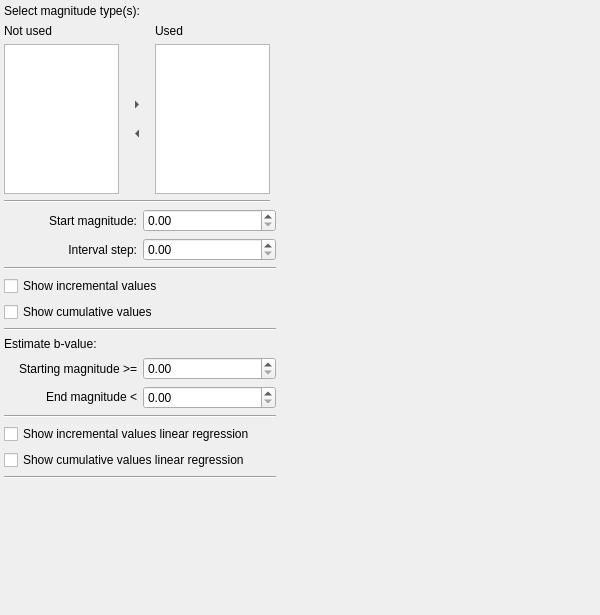
<?xml version="1.0" encoding="UTF-8"?>
<ui version="4.0">
 <class>GutenbergRichterWidget</class>
 <widget class="QWidget" name="GutenbergRichterWidget">
  <property name="geometry">
   <rect>
    <x>0</x>
    <y>0</y>
    <width>600</width>
    <height>615</height>
   </rect>
  </property>
  <property name="windowTitle">
   <string>GutenbergRichterWidget</string>
  </property>
  <layout class="QGridLayout" name="gridLayout">
   <property name="margin">
    <number>4</number>
   </property>
   <item row="0" column="0">
    <widget class="QWidget" name="widget" native="true">
     <property name="sizePolicy">
      <sizepolicy hsizetype="Minimum" vsizetype="Expanding">
       <horstretch>0</horstretch>
       <verstretch>0</verstretch>
      </sizepolicy>
     </property>
     <layout class="QGridLayout" name="gridLayout_7">
      <property name="margin">
       <number>0</number>
      </property>
      <item row="10" column="0" colspan="2">
       <layout class="QGridLayout" name="gridLayout_4">
        <item row="0" column="0">
         <widget class="QLabel" name="label_5">
          <property name="sizePolicy">
           <sizepolicy hsizetype="Minimum" vsizetype="Minimum">
            <horstretch>0</horstretch>
            <verstretch>0</verstretch>
           </sizepolicy>
          </property>
          <property name="text">
           <string>Starting magnitude &gt;=</string>
          </property>
          <property name="alignment">
           <set>Qt::AlignRight|Qt::AlignTrailing|Qt::AlignVCenter</set>
          </property>
         </widget>
        </item>
        <item row="0" column="1">
         <widget class="QDoubleSpinBox" name="doubleSpinBoxBStart">
          <property name="sizePolicy">
           <sizepolicy hsizetype="Minimum" vsizetype="Minimum">
            <horstretch>0</horstretch>
            <verstretch>0</verstretch>
           </sizepolicy>
          </property>
          <property name="toolTip">
           <string>&lt;html&gt;&lt;head/&gt;&lt;body&gt;&lt;p&gt;Interact here and change the default plotting and calculation start magnitude value when estimating the B value&lt;/p&gt;&lt;/body&gt;&lt;/html&gt;</string>
          </property>
         </widget>
        </item>
       </layout>
      </item>
      <item row="6" column="0" colspan="2">
       <widget class="QCheckBox" name="checkBoxShowInc">
        <property name="sizePolicy">
         <sizepolicy hsizetype="Minimum" vsizetype="Minimum">
          <horstretch>0</horstretch>
          <verstretch>0</verstretch>
         </sizepolicy>
        </property>
        <property name="toolTip">
         <string>&lt;html&gt;&lt;head/&gt;&lt;body&gt;&lt;p&gt;Show/hide incremental values on the graph&lt;/p&gt;&lt;/body&gt;&lt;/html&gt;</string>
        </property>
        <property name="text">
         <string>Show incremental values</string>
        </property>
       </widget>
      </item>
      <item row="5" column="0" colspan="2">
       <widget class="Line" name="line_2">
        <property name="orientation">
         <enum>Qt::Horizontal</enum>
        </property>
       </widget>
      </item>
      <item row="4" column="0" colspan="2">
       <layout class="QGridLayout" name="gridLayout_3">
        <item row="0" column="0">
         <widget class="QLabel" name="label">
          <property name="sizePolicy">
           <sizepolicy hsizetype="Minimum" vsizetype="Minimum">
            <horstretch>0</horstretch>
            <verstretch>0</verstretch>
           </sizepolicy>
          </property>
          <property name="text">
           <string>Start magnitude:</string>
          </property>
          <property name="alignment">
           <set>Qt::AlignRight|Qt::AlignTrailing|Qt::AlignVCenter</set>
          </property>
         </widget>
        </item>
        <item row="0" column="1">
         <widget class="QDoubleSpinBox" name="doubleSpinBoxStartMag">
          <property name="sizePolicy">
           <sizepolicy hsizetype="Minimum" vsizetype="Minimum">
            <horstretch>0</horstretch>
            <verstretch>0</verstretch>
           </sizepolicy>
          </property>
          <property name="toolTip">
           <string>&lt;html&gt;&lt;head/&gt;&lt;body&gt;&lt;p&gt;Interact here and change the default plotting and calculation start magnitude value&lt;/p&gt;&lt;/body&gt;&lt;/html&gt;</string>
          </property>
         </widget>
        </item>
        <item row="1" column="0">
         <widget class="QLabel" name="label_2">
          <property name="sizePolicy">
           <sizepolicy hsizetype="Minimum" vsizetype="Minimum">
            <horstretch>0</horstretch>
            <verstretch>0</verstretch>
           </sizepolicy>
          </property>
          <property name="text">
           <string>Interval step:</string>
          </property>
          <property name="alignment">
           <set>Qt::AlignRight|Qt::AlignTrailing|Qt::AlignVCenter</set>
          </property>
         </widget>
        </item>
        <item row="1" column="1">
         <widget class="QDoubleSpinBox" name="doubleSpinBoxInterval">
          <property name="sizePolicy">
           <sizepolicy hsizetype="Minimum" vsizetype="Minimum">
            <horstretch>0</horstretch>
            <verstretch>0</verstretch>
           </sizepolicy>
          </property>
          <property name="toolTip">
           <string>&lt;html&gt;&lt;head/&gt;&lt;body&gt;&lt;p&gt;Interact here and change the default interval between bars when plotting&lt;/p&gt;&lt;/body&gt;&lt;/html&gt;</string>
          </property>
         </widget>
        </item>
       </layout>
      </item>
      <item row="2" column="0">
       <layout class="QGridLayout" name="gridLayout_9">
        <item row="0" column="0">
         <widget class="QLabel" name="label_10">
          <property name="sizePolicy">
           <sizepolicy hsizetype="Preferred" vsizetype="Preferred">
            <horstretch>0</horstretch>
            <verstretch>0</verstretch>
           </sizepolicy>
          </property>
          <property name="text">
           <string>Not used</string>
          </property>
         </widget>
        </item>
        <item row="0" column="2">
         <widget class="QLabel" name="label_11">
          <property name="sizePolicy">
           <sizepolicy hsizetype="Preferred" vsizetype="Preferred">
            <horstretch>0</horstretch>
            <verstretch>0</verstretch>
           </sizepolicy>
          </property>
          <property name="text">
           <string>Used</string>
          </property>
          <property name="alignment">
           <set>Qt::AlignLeading|Qt::AlignLeft|Qt::AlignVCenter</set>
          </property>
         </widget>
        </item>
        <item row="1" column="0" rowspan="4">
         <widget class="QListWidget" name="listWidgetAvailable">
          <property name="sizePolicy">
           <sizepolicy hsizetype="Minimum" vsizetype="Minimum">
            <horstretch>0</horstretch>
            <verstretch>0</verstretch>
           </sizepolicy>
          </property>
          <property name="maximumSize">
           <size>
            <width>115</width>
            <height>150</height>
           </size>
          </property>
          <property name="sizeIncrement">
           <size>
            <width>0</width>
            <height>0</height>
           </size>
          </property>
          <property name="toolTip">
           <string>&lt;html&gt;&lt;head/&gt;&lt;body&gt;&lt;p&gt;Magnitude types not to use when plotting graph(s)&lt;/p&gt;&lt;/body&gt;&lt;/html&gt;</string>
          </property>
          <property name="frameShadow">
           <enum>QFrame::Plain</enum>
          </property>
         </widget>
        </item>
        <item row="1" column="2" rowspan="4">
         <widget class="QListWidget" name="listWidgetSelected">
          <property name="sizePolicy">
           <sizepolicy hsizetype="Minimum" vsizetype="Minimum">
            <horstretch>0</horstretch>
            <verstretch>0</verstretch>
           </sizepolicy>
          </property>
          <property name="maximumSize">
           <size>
            <width>115</width>
            <height>150</height>
           </size>
          </property>
          <property name="sizeIncrement">
           <size>
            <width>0</width>
            <height>0</height>
           </size>
          </property>
          <property name="toolTip">
           <string>&lt;html&gt;&lt;head/&gt;&lt;body&gt;&lt;p&gt;Magnitude types to use when plotting graph(s)&lt;/p&gt;&lt;/body&gt;&lt;/html&gt;</string>
          </property>
          <property name="frameShadow">
           <enum>QFrame::Plain</enum>
          </property>
         </widget>
        </item>
        <item row="2" column="1">
         <widget class="QToolButton" name="toolButtonAddMag">
          <property name="maximumSize">
           <size>
            <width>30</width>
            <height>16777215</height>
           </size>
          </property>
          <property name="toolTip">
           <string>&lt;html&gt;&lt;head/&gt;&lt;body&gt;&lt;p&gt;Click here to add selected 'not used' magnitude to 'used' colmun&lt;/p&gt;&lt;/body&gt;&lt;/html&gt;</string>
          </property>
          <property name="text">
           <string/>
          </property>
          <property name="popupMode">
           <enum>QToolButton::InstantPopup</enum>
          </property>
          <property name="autoRaise">
           <bool>true</bool>
          </property>
          <property name="arrowType">
           <enum>Qt::RightArrow</enum>
          </property>
         </widget>
        </item>
        <item row="3" column="1">
         <widget class="QToolButton" name="toolButtonRemoveMag">
          <property name="maximumSize">
           <size>
            <width>30</width>
            <height>16777215</height>
           </size>
          </property>
          <property name="toolTip">
           <string>&lt;html&gt;&lt;head/&gt;&lt;body&gt;&lt;p&gt;Click here to add selected 'used' magnitude to 'not used' colmun&lt;/p&gt;&lt;/body&gt;&lt;/html&gt;</string>
          </property>
          <property name="text">
           <string/>
          </property>
          <property name="autoRaise">
           <bool>true</bool>
          </property>
          <property name="arrowType">
           <enum>Qt::LeftArrow</enum>
          </property>
         </widget>
        </item>
       </layout>
      </item>
      <item row="12" column="0" colspan="2">
       <widget class="Line" name="line_7">
        <property name="sizePolicy">
         <sizepolicy hsizetype="Minimum" vsizetype="Minimum">
          <horstretch>0</horstretch>
          <verstretch>0</verstretch>
         </sizepolicy>
        </property>
        <property name="orientation">
         <enum>Qt::Horizontal</enum>
        </property>
       </widget>
      </item>
      <item row="16" column="0">
       <widget class="QFrame" name="frameToolBox">
        <property name="minimumSize">
         <size>
          <width>0</width>
          <height>65</height>
         </size>
        </property>
        <property name="frameShape">
         <enum>QFrame::NoFrame</enum>
        </property>
        <property name="frameShadow">
         <enum>QFrame::Raised</enum>
        </property>
       </widget>
      </item>
      <item row="9" column="0">
       <widget class="QLabel" name="label_4">
        <property name="sizePolicy">
         <sizepolicy hsizetype="Minimum" vsizetype="Minimum">
          <horstretch>0</horstretch>
          <verstretch>0</verstretch>
         </sizepolicy>
        </property>
        <property name="text">
         <string>Estimate b-value:</string>
        </property>
       </widget>
      </item>
      <item row="14" column="0" colspan="2">
       <widget class="QCheckBox" name="checkBoxCumLinearRegression">
        <property name="sizePolicy">
         <sizepolicy hsizetype="Minimum" vsizetype="Minimum">
          <horstretch>0</horstretch>
          <verstretch>0</verstretch>
         </sizepolicy>
        </property>
        <property name="toolTip">
         <string>&lt;html&gt;&lt;head/&gt;&lt;body&gt;&lt;p&gt;Check this box to show linear regression line fitted using least mean square method&lt;/p&gt;&lt;/body&gt;&lt;/html&gt;</string>
        </property>
        <property name="text">
         <string>Show cumulative values linear regression</string>
        </property>
       </widget>
      </item>
      <item row="8" column="0" colspan="2">
       <widget class="Line" name="line_4">
        <property name="sizePolicy">
         <sizepolicy hsizetype="Minimum" vsizetype="Minimum">
          <horstretch>0</horstretch>
          <verstretch>0</verstretch>
         </sizepolicy>
        </property>
        <property name="orientation">
         <enum>Qt::Horizontal</enum>
        </property>
       </widget>
      </item>
      <item row="17" column="0" colspan="2">
       <spacer name="verticalSpacer">
        <property name="orientation">
         <enum>Qt::Vertical</enum>
        </property>
        <property name="sizeType">
         <enum>QSizePolicy::Expanding</enum>
        </property>
        <property name="sizeHint" stdset="0">
         <size>
          <width>20</width>
          <height>40</height>
         </size>
        </property>
       </spacer>
      </item>
      <item row="0" column="0" colspan="2">
       <widget class="QLabel" name="label_9">
        <property name="sizePolicy">
         <sizepolicy hsizetype="Minimum" vsizetype="Minimum">
          <horstretch>0</horstretch>
          <verstretch>0</verstretch>
         </sizepolicy>
        </property>
        <property name="text">
         <string>Select magnitude type(s):</string>
        </property>
       </widget>
      </item>
      <item row="13" column="0" colspan="2">
       <widget class="QCheckBox" name="checkBoxIncLinearRegression">
        <property name="sizePolicy">
         <sizepolicy hsizetype="Minimum" vsizetype="Minimum">
          <horstretch>0</horstretch>
          <verstretch>0</verstretch>
         </sizepolicy>
        </property>
        <property name="toolTip">
         <string>&lt;html&gt;&lt;head/&gt;&lt;body&gt;&lt;p&gt;Check this box to show linear regression line fitted using least mean square method&lt;/p&gt;&lt;/body&gt;&lt;/html&gt;</string>
        </property>
        <property name="text">
         <string>Show incremental values linear regression</string>
        </property>
       </widget>
      </item>
      <item row="15" column="0" colspan="2">
       <widget class="Line" name="line_3">
        <property name="sizePolicy">
         <sizepolicy hsizetype="Minimum" vsizetype="Minimum">
          <horstretch>0</horstretch>
          <verstretch>0</verstretch>
         </sizepolicy>
        </property>
        <property name="orientation">
         <enum>Qt::Horizontal</enum>
        </property>
       </widget>
      </item>
      <item row="7" column="0" colspan="2">
       <widget class="QCheckBox" name="checkBoxShowCum">
        <property name="sizePolicy">
         <sizepolicy hsizetype="Minimum" vsizetype="Minimum">
          <horstretch>0</horstretch>
          <verstretch>0</verstretch>
         </sizepolicy>
        </property>
        <property name="toolTip">
         <string>&lt;html&gt;&lt;head/&gt;&lt;body&gt;&lt;p&gt;Show/hide cumulative values on the graph&lt;/p&gt;&lt;/body&gt;&lt;/html&gt;</string>
        </property>
        <property name="text">
         <string>Show cumulative values</string>
        </property>
       </widget>
      </item>
      <item row="11" column="0" colspan="2">
       <layout class="QGridLayout" name="gridLayout_5">
        <item row="0" column="1">
         <widget class="QDoubleSpinBox" name="doubleSpinBoxBEnd">
          <property name="sizePolicy">
           <sizepolicy hsizetype="Minimum" vsizetype="Minimum">
            <horstretch>0</horstretch>
            <verstretch>0</verstretch>
           </sizepolicy>
          </property>
          <property name="toolTip">
           <string>&lt;html&gt;&lt;head/&gt;&lt;body&gt;&lt;p&gt;When estimating B value, earthquakes wtih magnitude  higher than this value will be skipped&lt;/p&gt;&lt;/body&gt;&lt;/html&gt;</string>
          </property>
          <property name="buttonSymbols">
           <enum>QAbstractSpinBox::UpDownArrows</enum>
          </property>
         </widget>
        </item>
        <item row="0" column="0">
         <widget class="QLabel" name="label_7">
          <property name="sizePolicy">
           <sizepolicy hsizetype="Minimum" vsizetype="Minimum">
            <horstretch>0</horstretch>
            <verstretch>0</verstretch>
           </sizepolicy>
          </property>
          <property name="text">
           <string>End magnitude &lt;</string>
          </property>
          <property name="alignment">
           <set>Qt::AlignRight|Qt::AlignTrailing|Qt::AlignVCenter</set>
          </property>
         </widget>
        </item>
       </layout>
      </item>
      <item row="3" column="0">
       <widget class="Line" name="line_5">
        <property name="orientation">
         <enum>Qt::Horizontal</enum>
        </property>
       </widget>
      </item>
     </layout>
    </widget>
   </item>
   <item row="0" column="1">
    <widget class="QFrame" name="framePlot">
     <property name="sizePolicy">
      <sizepolicy hsizetype="Expanding" vsizetype="Expanding">
       <horstretch>0</horstretch>
       <verstretch>0</verstretch>
      </sizepolicy>
     </property>
    </widget>
   </item>
  </layout>
 </widget>
 <layoutdefault spacing="6" margin="11"/>
 <resources/>
 <connections/>
</ui>
